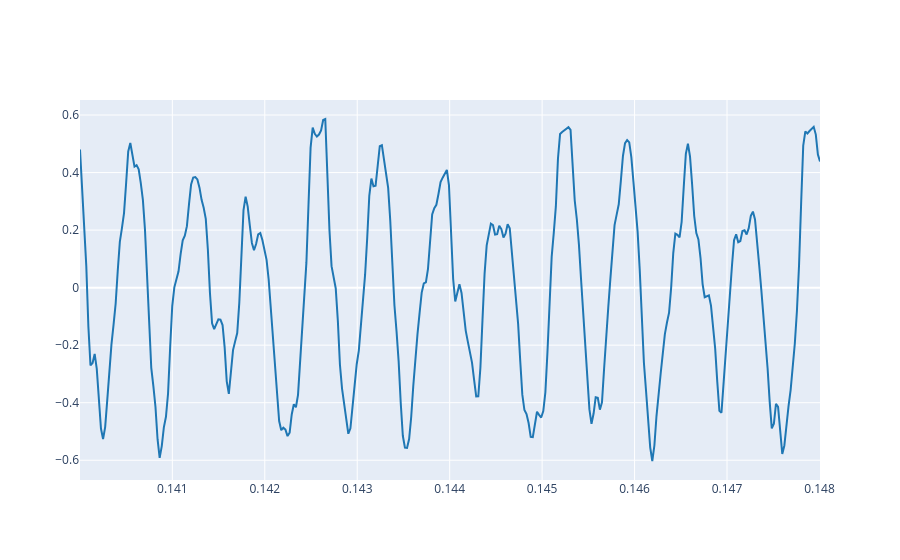

Notebook code for this chart:
### Markdown cell above
2.3. Plot three periods of the signal using the `plot_signals` function and selecting `t_start` and `t_end` arguments accordingly. Try to get the first periods of the audio signal but avoiding the attack section.

### Code cell
from util import load_audio, plot_signals

FILEPATH = "./sis1-group102/labs/audio/audioSisLabs.wav"
x, fs = load_audio(FILEPATH)

t_start = 0.14
t_end   = t_start + 3*T

plot_signals([x], sr=fs, t_start=t_start, t_end=t_end, name=["reference"])

### Figure 1 — Plotly figure (JSON) as saved in the notebook; plotly's stock layout.template omitted (floating-point values rounded to 4 significant figures; data arrays with more than 128 entries replaced by an {"elided": "..."} marker saying what was removed)
{"data": [{"line": {"color": "#1f77b4", "shape": "linear"}, "mode": "lines", "name": "reference", "type": "scatter", "x": {"elided": "354 float values"}, "y": {"elided": "354 float values"}}], "layout": {}}
